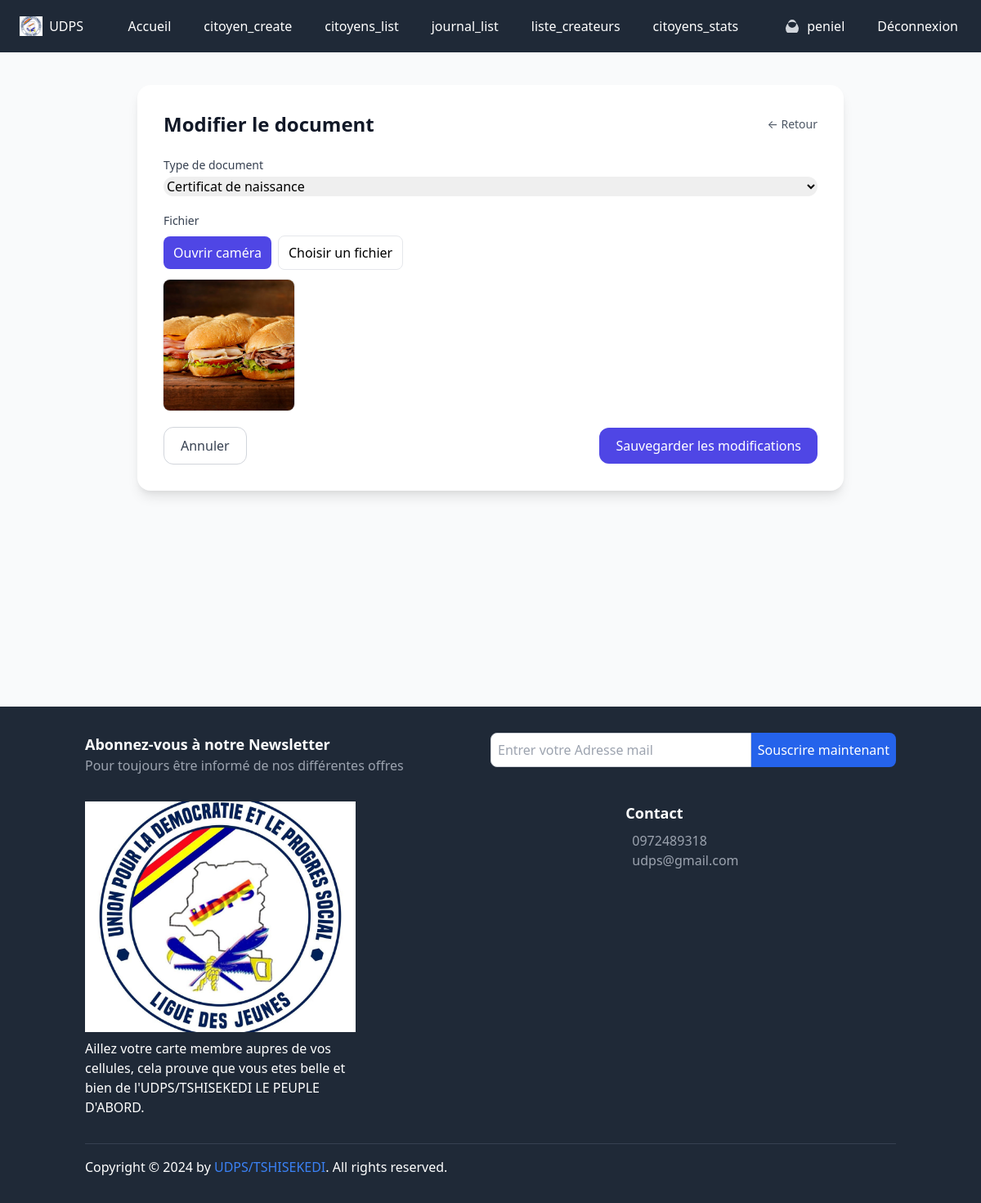
The app's page /user/document/16/modifier/ (signed in) with its own data.
### core/models.py (models this page shows, shortened)
class CustomUser(AbstractUser):
    email = models.EmailField(unique=True)
    profile_pic = models.ImageField(upload_to="p_img", blank=True, null=True)
    address = models.CharField(max_length=50, blank=True, null=True)
    phone = models.CharField(max_length=11, blank=True, null=True)
    role = models.CharField(max_length=50, blank=True, null=True)
    bio = models.TextField(blank=True, null=True)
    is_active_user = models.BooleanField(default=False)  # utilisateur désactivé par défaut
    province = models.CharField(max_length=100, blank=True, null=True)
    ville_ou_district = models.CharField(max_length=100, blank=True, null=True)
    commune_ou_contree = models.CharField(max_length=100, blank=True, null=True)
    USERNAME_FIELD = 'email'
    REQUIRED_FIELDS = ('username',)

class DocumentJustificatif(models.Model):
    TYPE_CHOICES = (
        ("birth_certificate", "Certificat de naissance"),
        ("old_id", "Ancienne carte"),
        ("passport", "Passeport"),
        ("other", "Autre"),
    )
    citoyen = models.ForeignKey(Citoyen, on_delete=models.CASCADE, related_name="documents")
    type_document = models.CharField(max_length=50, choices=TYPE_CHOICES)
    fichier = models.FileField(upload_to="citoyens/documents/")
    date_upload = models.DateTimeField(auto_now_add=True)

### core/views.py (the view)
# urls.py: path("document/<int:pk>/modifier/", views.modifier_document, name="modifier_document"),
@login_required(login_url="signin")
def modifier_document(request, pk):
    document = get_object_or_404(DocumentJustificatif, pk=pk)
    if document.citoyen.cree_par != request.user:
        messages.error(request, "Vous n’avez pas l’autorisation de modifier ce document.")
        return redirect("citoyen_detail", pk=document.citoyen.id)
    if request.method == "POST":
        form = DocumentJustificatifForm(request.POST, request.FILES, instance=document)
        if form.is_valid():
            form.save()
            JournalAction.objects.create(
                action="Modification d’un document justificatif",
                utilisateur=request.user,
                citoyen=document.citoyen
            )
            messages.success(request, "Document modifié avec succès !")
            return redirect("citoyen_detail", pk=document.citoyen.id)
    else:
        form = DocumentJustificatifForm(instance=document)
    return render(request, "core/modifier_document.html", {"form": form, "document": document})

### core/forms.py
class DocumentJustificatifForm(forms.ModelForm):
    class Meta:
        model = DocumentJustificatif
        fields = ["type_document", "fichier"]
        widgets = {
            "type_document": forms.Select(attrs={"class": "form-control"}),
            "fichier": forms.ClearableFileInput(attrs={"class": "form-control"}),
        }

### core/templates/core/modifier_document.html (shortened to what this page needs)
{% extends "base.html" %}
{% load widget_tweaks %}
{% block content %}
<div class="min-h-screen bg-gray-50 py-10">
  <div class="max-w-4xl mx-auto px-4">
    <div class="bg-white shadow-lg rounded-2xl p-6 md:p-8">
      <div class="flex items-center justify-between">
        <h1 class="text-xl md:text-2xl font-semibold text-gray-900">Modifier le document</h1>
        <a href="{% url 'citoyen_detail' document.citoyen.id %}" class="text-sm text-gray-600 hover:text-gray-900">← Retour</a>
      </div>
      <form method="post" enctype="multipart/form-data" class="mt-6 space-y-5">
        <div>
          <label class="block text-sm font-medium text-gray-700">Type de document</label>
          {{ form.type_document|add_class:"mt-1 w-full rounded-xl border-gray-300 focus:border-indigo-500 focus:ring-indigo-500" }}
        </div>
        <div>
            <label class="block text-sm font-medium text-gray-700">Fichier</label>
            <div class="mt-2 flex items-center gap-2">
              <button type="button" id="openFichierCameraBtn" class="px-3 py-2 bg-indigo-600 text-white rounded-lg">Ouvrir caméra</button>
              <button type="button" id="chooseFichierBtn" class="px-3 py-2 border rounded-lg">Choisir un fichier</button>
            </div>
            <div class="mt-3">
              {% if document.fichier %}
                {% if document.fichier.url|lower|slice:"-4:" == ".pdf" %}
                  <p class="text-xs text-gray-500">Document actuel :
                    <a href="{{ document.fichier.url }}" target="_blank" class="text-indigo-600 underline">Voir le PDF</a>
                  </p>
                {% else %}
                  <img id="fichierPreview" src="{{ document.fichier.url }}" class="w-40 h-40 object-cover rounded-lg ring-1 ring-gray-200">
                {% endif %}
              {% else %}
                <img id="fichierPreview" class="w-40 h-40 object-cover rounded-lg hidden ring-1 ring-gray-200">
              {% endif %}
            </div>
          </div>
        <div class="flex items-center justify-between">
          <a href="{% url 'citoyen_detail' document.citoyen.id %}" class="px-5 py-2.5 rounded-xl border border-gray-300 text-gray-700 hover:bg-gray-50">Annuler</a>
          <button type="submit" class="px-5 py-2.5 rounded-xl bg-indigo-600 text-white hover:bg-indigo-700 focus:ring-4 focus:ring-indigo-300">
            Sauvegarder les modifications
          </button>
        </div>
      </form>
    </div>
  </div>
</div>
{% endblock %}

### templates/base.html (shortened to what this page needs)
{% load static %}
<!DOCTYPE html>
<html lang="fr">
<head>
    <link href="https://cdn.jsdelivr.net/npm/tailwindcss@2.2.19/dist/tailwind.min.css" rel="stylesheet">
</head>
<body class="bg-gray-100">
    <nav class="bg-gray-800 text-white">
        <div class="max-w-7xl mx-auto px-4 py-3 flex justify-between items-center">
            <a href="{% url 'index' %}" class="text-gray hover:underline flex items-center bg-white-800 p-2 rounded">
                <img src="{% static 'img/logo_udps.jpg' %}" alt="Logo" class="h-6 mr-2">
                UDPS
            </a>
            <div class="hidden md:flex space-x-4">
                <a href="{% url 'index' %}" class="hover:bg-gray-700 px-3 py-2 rounded">Accueil</a>
                {% if request.user.is_authenticated and request.user.is_active_user %}
                <a href="{% url 'citoyen_create' %}" class="hover:bg-gray-700 px-3 py-2 rounded">citoyen_create</a>
                {% endif %}
                {% if request.user.is_authenticated and request.user.is_active_user %}
                <a href="{% url 'citoyens_list' %}" class="hover:bg-gray-700 px-3 py-2 rounded">citoyens_list</a>
                {% endif %}
                {% if request.user.is_authenticated and request.user.is_active_user %}
                <a href="{% url 'journal_list' %}" class="hover:bg-gray-700 px-3 py-2 rounded">journal_list</a>
                {% endif %}
                {% if request.user.is_authenticated and request.user.is_active_user %}
                <a href="{% url 'liste_createurs' %}" class="hover:bg-gray-700 px-3 py-2 rounded">liste_createurs</a>
                {% endif %}
                {% if request.user.is_authenticated and request.user.is_active_user %}
                <a href="{% url 'citoyens_dashboard_stats' %}" class="hover:bg-gray-700 px-3 py-2 rounded">citoyens_stats</a>
                {% endif %}
                {% if request.user.is_authenticated %}
                <a href="{% url 'profile' user.id %}" class="flex items-center space-x-2 hover:bg-gray-700 px-3 py-2 rounded">
                    <svg xmlns="http://www.w3.org/2000/svg"
                         class="h-5 w-5 text-gray-300"
                         viewBox="0 0 20 20"
                         fill="currentColor">
                      <path fill-rule="evenodd"
                            d="M10 2a5 5 0 100 10 5 5 0 000-10zM4 18a8 8 0 1112 0H4z"
                            clip-rule="evenodd" />
                    </svg>
                    <span>{{ request.user.username }}</span>
                  </a>
                    <a href="{% url 'signout' %}" class="hover:bg-gray-700 px-3 py-2 rounded">Déconnexion</a>
                {% else %}
                    <a href="{% url 'signup' %}" class="hover:bg-gray-700 px-3 py-2 rounded">S'inscrire</a>
                    <a href="{% url 'signin' %}" class="hover:bg-gray-700 px-3 py-2 rounded">Connexion</a>
                {% endif %}
            </div>
        </div>
    </nav>
      {% block content %}{% endblock content %}
    <footer class="bg-gray-800 text-white py-8">
        <div class="container mx-auto px-4">
            <div class="mb-8">
                <div class="flex flex-col md:flex-row">
                    <div class="md:w-1/2 mb-4 md:mb-0">
                        <h3 class="text-lg font-bold">Abonnez-vous à notre Newsletter</h3>
                        <p class="text-gray-400">Pour toujours être informé de nos différentes offres</p>
                    </div>
                    <div class="md:w-1/2">
                        <form action="https://api.web3forms.com/submit" method="POST" class="flex">
                            <input type="email" name="email" placeholder="Entrer votre Adresse mail" required class="flex-1 p-2 rounded-l-lg border border-gray-300" />
                            <button class="bg-blue-600 text-white p-2 rounded-r-lg">Souscrire maintenant</button>
                        </form>
                    </div>
                </div>
            </div>
            <div class="flex flex-col md:flex-row mb-8">
                <div class="md:w-1/3 mb-4 md:mb-0">
                    <div class="footer-logo mb-2">
                        <img class="img-fluid" src="{% static 'img/logo_udps.jpg' %}" alt="">
                    </div>
                    <p>Aillez votre carte membre aupres de vos cellules, cela prouve que vous etes belle et bien de l'UDPS/TSHISEKEDI LE PEUPLE D'ABORD.</p>
                </div>
                <div class="md:w-1/3 mb-4 md:mb-0">
                </div>
                <div class="md:w-1/3">
                    <h3 class="text-lg font-bold">Contact</h3>
                    <div class="mt-2">
                        <p class="flex items-center"><a href="callto:+243 97 24 89 318" class="text-gray-400 hover:text-white">0972489318</a></p>
                        <p class="flex items-center"><a href="mailto:ngelekapeniel@gmail.com" class="text-gray-400 hover:text-white">udps@gmail.com</a></p>
                    </div>
                </div>
            </div>
            <div class="border-t border-gray-700 pt-4">
                <div class="flex justify-between items-center">
                    <div>
                        <p class="mb-0">Copyright © 2024 by <a href="#" class="text-blue-500 hover:underline">UDPS/TSHISEKEDI</a>. All rights reserved.</p>
                    </div>
                </div>
            </div>
        </div>
    </footer>
</body>
</html>

### records on screen
CustomUser: user.username "peniel"
DocumentJustificatif: type_document "Certificat de naissance", fichier (picture)
